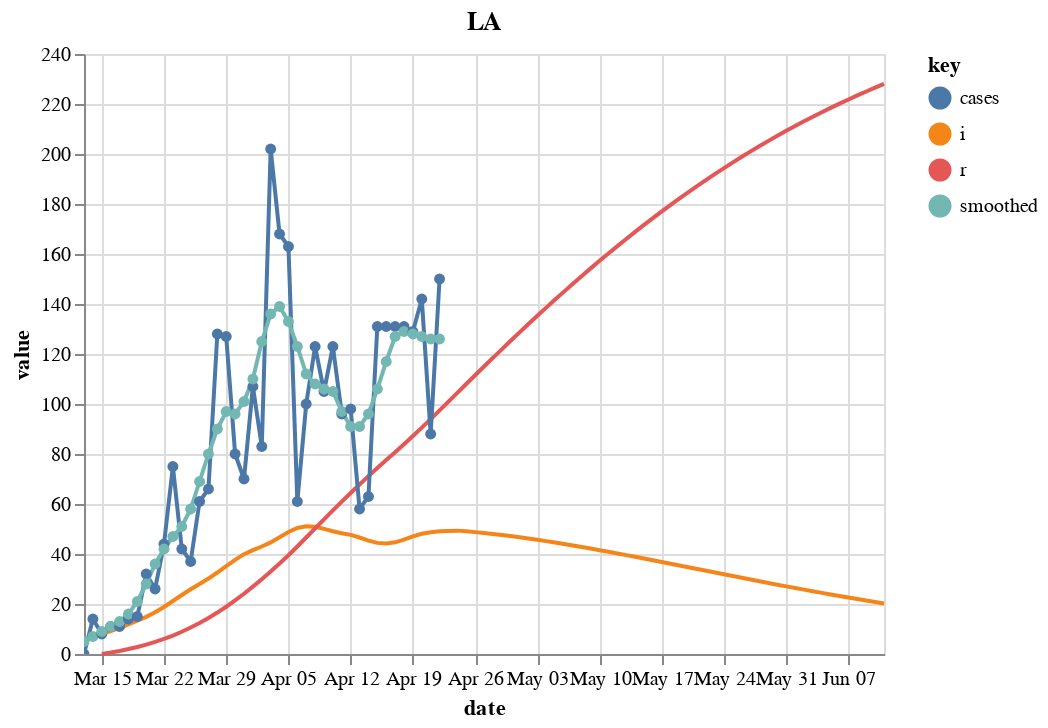

This figure's notebook cell:
### Code cell
plot_actuals_sir(sir_df, "LA")

### Figure 1 — Vega-Lite specification as saved in the notebook (floating-point values rounded to 4 significant figures)
{"config": {"view": {"continuousWidth": 400, "continuousHeight": 300}}, "layer": [{"mark": "line", "encoding": {"color": {"type": "nominal", "field": "key"}, "x": {"type": "temporal", "field": "date"}, "y": {"type": "quantitative", "field": "value"}}, "title": "LA", "transform": [{"fold": ["i", "r"]}]}, {"mark": {"type": "line", "clip": true, "point": true}, "encoding": {"color": {"type": "nominal", "field": "key"}, "x": {"type": "temporal", "field": "date"}, "y": {"type": "quantitative", "field": "value"}}, "title": "LA", "transform": [{"fold": ["cases", "smoothed"]}]}], "data": {"name": "data-fddb20ffdba1b6ce87fff5b96d9ee78c"}, "$schema": "https://vega.github.io/schema/vega-lite/v4.8.1.json", "datasets": {"data-fddb20ffdba1b6ce87fff5b96d9ee78c": [{"date_str": "2020-03-13", "ML": 3.0, "Low_75": 1.3, "High_75": 5.44, "cases": 0.0, "smoothed": 5.0, "date": "2020-03-13T00:00:00", "fcst": 0.0, "prd_lin": 2.711, "prd_spln": 13.72, "prd_ets": null, "prd_loess": 4.029, "s": null, "i": null, "r": null, "b": null, "cum_cases": 0.0}, {"date_str": "2020-03-14", "ML": 3.12, "Low_75": 1.6, "High_75": 4.87, "cases": 14.0, "smoothed": 7.0, "date": "2020-03-14T00:00:00", "fcst": 0.0, "prd_lin": 2.659, "prd_spln": 8.522, "prd_ets": null, "prd_loess": 3.84, "s": null, "i": null, "r": null, "b": null, "cum_cases": 14.0}, {"date_str": "2020-03-15", "ML": 3.02, "Low_75": 1.67, "High_75": 4.4, "cases": 8.0, "smoothed": 9.0, "date": "2020-03-15T00:00:00", "fcst": 0.0, "prd_lin": 2.606, "prd_spln": 6.379, "prd_ets": null, "prd_loess": 3.657, "s": 56040.0, "i": 8.0, "r": 0.0, "b": 3.849e-06, "cum_cases": 22.0}, {"date_str": "2020-03-16", "ML": 2.86, "Low_75": 1.65, "High_75": 4.01, "cases": 11.0, "smoothed": 11.0, "date": "2020-03-16T00:00:00", "fcst": 0.0, "prd_lin": 2.554, "prd_spln": 5.159, "prd_ets": null, "prd_loess": 3.48, "s": 56040.0, "i": 9.154, "r": 0.5714, "b": 3.849e-06, "cum_cases": 33.0}, {"date_str": "2020-03-17", "ML": 2.7, "Low_75": 1.58, "High_75": 3.68, "cases": 11.0, "smoothed": 13.0, "date": "2020-03-17T00:00:00", "fcst": 0.0, "prd_lin": 2.501, "prd_spln": 4.353, "prd_ets": null, "prd_loess": 3.309, "s": 56030.0, "i": 10.48, "r": 1.225, "b": 3.646e-06, "cum_cases": 44.0}, {"date_str": "2020-03-18", "ML": 2.64, "Low_75": 1.62, "High_75": 3.53, "cases": 14.0, "smoothed": 16.0, "date": "2020-03-18T00:00:00", "fcst": 0.0, "prd_lin": 2.449, "prd_spln": 3.773, "prd_ets": null, "prd_loess": 3.143, "s": 56030.0, "i": 11.87, "r": 1.974, "b": 3.442e-06, "cum_cases": 58.0}, {"date_str": "2020-03-19", "ML": 2.71, "Low_75": 1.8, "High_75": 3.54, "cases": 15.0, "smoothed": 21.0, "date": "2020-03-19T00:00:00", "fcst": 0.0, "prd_lin": 2.396, "prd_spln": 3.332, "prd_ets": 2.56, "prd_loess": 2.983, "s": 56030.0, "i": 13.31, "r": 2.821, "b": 3.365e-06, "cum_cases": 73.0}, {"date_str": "2020-03-20", "ML": 2.79, "Low_75": 1.95, "High_75": 3.53, "cases": 32.0, "smoothed": 28.0, "date": "2020-03-20T00:00:00", "fcst": 0.0, "prd_lin": 2.343, "prd_spln": 2.984, "prd_ets": 2.582, "prd_loess": 2.829, "s": 56030.0, "i": 14.87, "r": 3.772, "b": 3.455e-06, "cum_cases": 105.0}, {"date_str": "2020-03-21", "ML": 2.78, "Low_75": 2.0, "High_75": 3.43, "cases": 26.0, "smoothed": 36.0, "date": "2020-03-21T00:00:00", "fcst": 0.0, "prd_lin": 2.291, "prd_spln": 2.703, "prd_ets": 2.85, "prd_loess": 2.681, "s": 56020.0, "i": 16.68, "r": 4.834, "b": 3.557e-06, "cum_cases": 131.0}, {"date_str": "2020-03-22", "ML": 2.58, "Low_75": 1.89, "High_75": 3.19, "cases": 44.0, "smoothed": 42.0, "date": "2020-03-22T00:00:00", "fcst": 0.0, "prd_lin": 2.238, "prd_spln": 2.472, "prd_ets": 2.777, "prd_loess": 2.538, "s": 56020.0, "i": 18.81, "r": 6.025, "b": 3.544e-06, "cum_cases": 175.0}, {"date_str": "2020-03-23", "ML": 2.36, "Low_75": 1.71, "High_75": 2.92, "cases": 75.0, "smoothed": 47.0, "date": "2020-03-23T00:00:00", "fcst": 0.0, "prd_lin": 2.186, "prd_spln": 2.279, "prd_ets": 2.425, "prd_loess": 2.402, "s": 56020.0, "i": 21.21, "r": 7.369, "b": 3.29e-06, "cum_cases": 250.0}, {"date_str": "2020-03-24", "ML": 2.15, "Low_75": 1.51, "High_75": 2.66, "cases": 42.0, "smoothed": 51.0, "date": "2020-03-24T00:00:00", "fcst": 0.0, "prd_lin": 2.133, "prd_spln": 2.117, "prd_ets": 2.183, "prd_loess": 2.271, "s": 56010.0, "i": 23.6, "r": 8.884, "b": 3.009e-06, "cum_cases": 292.0}, {"date_str": "2020-03-25", "ML": 2.08, "Low_75": 1.46, "High_75": 2.56, "cases": 37.0, "smoothed": 58.0, "date": "2020-03-25T00:00:00", "fcst": 0.0, "prd_lin": 2.081, "prd_spln": 1.978, "prd_ets": 1.982, "prd_loess": 2.146, "s": 56010.0, "i": 25.89, "r": 10.57, "b": 2.742e-06, "cum_cases": 329.0}, {"date_str": "2020-03-26", "ML": 2.12, "Low_75": 1.53, "High_75": 2.58, "cases": 61.0, "smoothed": 69.0, "date": "2020-03-26T00:00:00", "fcst": 0.0, "prd_lin": 2.028, "prd_spln": 1.859, "prd_ets": 2.021, "prd_loess": 2.027, "s": 56010.0, "i": 28.02, "r": 12.42, "b": 2.653e-06, "cum_cases": 390.0}, {"date_str": "2020-03-27", "ML": 2.09, "Low_75": 1.53, "High_75": 2.53, "cases": 66.0, "smoothed": 80.0, "date": "2020-03-27T00:00:00", "fcst": 0.0, "prd_lin": 1.975, "prd_spln": 1.756, "prd_ets": 2.15, "prd_loess": 1.914, "s": 56000.0, "i": 30.18, "r": 14.42, "b": 2.704e-06, "cum_cases": 456.0}, {"date_str": "2020-03-28", "ML": 2.0, "Low_75": 1.5, "High_75": 2.45, "cases": 128.0, "smoothed": 90.0, "date": "2020-03-28T00:00:00", "fcst": 0.0, "prd_lin": 1.923, "prd_spln": 1.666, "prd_ets": 2.069, "prd_loess": 1.806, "s": 56000.0, "i": 32.59, "r": 16.58, "b": 2.666e-06, "cum_cases": 584.0}, {"date_str": "2020-03-29", "ML": 1.85, "Low_75": 1.34, "High_75": 2.26, "cases": 127.0, "smoothed": 97.0, "date": "2020-03-29T00:00:00", "fcst": 0.0, "prd_lin": 1.87, "prd_spln": 1.587, "prd_ets": 1.929, "prd_loess": 1.705, "s": 55990.0, "i": 35.13, "r": 18.9, "b": 2.551e-06, "cum_cases": 711.0}, {"date_str": "2020-03-30", "ML": 1.56, "Low_75": 1.06, "High_75": 1.96, "cases": 80.0, "smoothed": 96.0, "date": "2020-03-30T00:00:00", "fcst": 0.0, "prd_lin": 1.818, "prd_spln": 1.518, "prd_ets": 1.731, "prd_loess": 1.609, "s": 55990.0, "i": 37.64, "r": 21.41, "b": 2.36e-06, "cum_cases": 791.0}, {"date_str": "2020-03-31", "ML": 1.5, "Low_75": 1.0, "High_75": 1.89, "cases": 70.0, "smoothed": 101.0, "date": "2020-03-31T00:00:00", "fcst": 0.0, "prd_lin": 1.765, "prd_spln": 1.456, "prd_ets": 1.332, "prd_loess": 1.519, "s": 55980.0, "i": 39.92, "r": 24.1, "b": 1.99e-06, "cum_cases": 861.0}, {"date_str": "2020-04-01", "ML": 1.53, "Low_75": 1.03, "High_75": 1.91, "cases": 107.0, "smoothed": 110.0, "date": "2020-04-01T00:00:00", "fcst": 0.0, "prd_lin": 1.713, "prd_spln": 1.402, "prd_ets": 1.445, "prd_loess": 1.435, "s": 55980.0, "i": 41.52, "r": 26.95, "b": 1.914e-06, "cum_cases": 968.0}, {"date_str": "2020-04-02", "ML": 1.65, "Low_75": 1.2, "High_75": 2.05, "cases": 83.0, "smoothed": 125.0, "date": "2020-04-02T00:00:00", "fcst": 0.0, "prd_lin": 1.66, "prd_spln": 1.353, "prd_ets": 1.554, "prd_loess": 1.356, "s": 55970.0, "i": 43.0, "r": 29.92, "b": 1.952e-06, "cum_cases": 1051.0}, {"date_str": "2020-04-03", "ML": 1.63, "Low_75": 1.16, "High_75": 1.99, "cases": 202.0, "smoothed": 136.0, "date": "2020-04-03T00:00:00", "fcst": 0.0, "prd_lin": 1.607, "prd_spln": 1.309, "prd_ets": 1.744, "prd_loess": 1.283, "s": 55970.0, "i": 44.63, "r": 32.99, "b": 2.106e-06, "cum_cases": 1253.0}, {"date_str": "2020-04-04", "ML": 1.46, "Low_75": 1.01, "High_75": 1.82, "cases": 168.0, "smoothed": 139.0, "date": "2020-04-04T00:00:00", "fcst": 0.0, "prd_lin": 1.555, "prd_spln": 1.271, "prd_ets": 1.619, "prd_loess": 1.215, "s": 55960.0, "i": 46.7, "r": 36.18, "b": 2.08e-06, "cum_cases": 1421.0}, {"date_str": "2020-04-05", "ML": 1.19, "Low_75": 0.78, "High_75": 1.58, "cases": 163.0, "smoothed": 133.0, "date": "2020-04-05T00:00:00", "fcst": 0.0, "prd_lin": 1.502, "prd_spln": 1.236, "prd_ets": 1.327, "prd_loess": 1.151, "s": 55960.0, "i": 48.8, "r": 39.52, "b": 1.863e-06, "cum_cases": 1584.0}, {"date_str": "2020-04-06", "ML": 0.95, "Low_75": 0.52, "High_75": 1.33, "cases": 61.0, "smoothed": 123.0, "date": "2020-04-06T00:00:00", "fcst": 0.0, "prd_lin": 1.45, "prd_spln": 1.205, "prd_ets": 0.976, "prd_loess": 1.101, "s": 55950.0, "i": 50.41, "r": 43.0, "b": 1.519e-06, "cum_cases": 1645.0}, {"date_str": "2020-04-07", "ML": 0.76, "Low_75": 0.3, "High_75": 1.12, "cases": 100.0, "smoothed": 112.0, "date": "2020-04-07T00:00:00", "fcst": 0.0, "prd_lin": 1.397, "prd_spln": 1.176, "prd_ets": 0.7569, "prd_loess": 1.059, "s": 55950.0, "i": 51.09, "r": 46.6, "b": 1.213e-06, "cum_cases": 1745.0}, {"date_str": "2020-04-08", "ML": 0.74, "Low_75": 0.31, "High_75": 1.14, "cases": 123.0, "smoothed": 108.0, "date": "2020-04-08T00:00:00", "fcst": 0.0, "prd_lin": 1.345, "prd_spln": 1.151, "prd_ets": 0.6076, "prd_loess": 1.023, "s": 55940.0, "i": 50.91, "r": 50.25, "b": 9.703e-07, "cum_cases": 1868.0}, {"date_str": "2020-04-09", "ML": 0.77, "Low_75": 0.3, "High_75": 1.15, "cases": 105.0, "smoothed": 106.0, "date": "2020-04-09T00:00:00", "fcst": 0.0, "prd_lin": 1.292, "prd_spln": 1.127, "prd_ets": 0.72, "prd_loess": 0.9941, "s": 55940.0, "i": 50.04, "r": 53.89, "b": 9.448e-07, "cum_cases": 1973.0}, {"date_str": "2020-04-10", "ML": 0.81, "Low_75": 0.31, "High_75": 1.18, "cases": 123.0, "smoothed": 105.0, "date": "2020-04-10T00:00:00", "fcst": 0.0, "prd_lin": 1.239, "prd_spln": 1.106, "prd_ets": 0.7943, "prd_loess": 0.9715, "s": 55940.0, "i": 49.11, "r": 57.46, "b": 9.832e-07, "cum_cases": 2096.0}, {"date_str": "2020-04-11", "ML": 0.69, "Low_75": 0.2, "High_75": 1.05, "cases": 96.0, "smoothed": 97.0, "date": "2020-04-11T00:00:00", "fcst": 0.0, "prd_lin": 1.187, "prd_spln": 1.086, "prd_ets": 0.8422, "prd_loess": 0.9556, "s": 55940.0, "i": 48.3, "r": 60.97, "b": 1.034e-06, "cum_cases": 2192.0}, {"date_str": "2020-04-12", "ML": 0.63, "Low_75": 0.16, "High_75": 1.0, "cases": 98.0, "smoothed": 91.0, "date": "2020-04-12T00:00:00", "fcst": 0.0, "prd_lin": 1.134, "prd_spln": 1.068, "prd_ets": 0.5988, "prd_loess": 0.9464, "s": 55930.0, "i": 47.64, "r": 64.42, "b": 8.811e-07, "cum_cases": 2290.0}, {"date_str": "2020-04-13", "ML": 0.72, "Low_75": 0.22, "High_75": 1.1, "cases": 58.0, "smoothed": 91.0, "date": "2020-04-13T00:00:00", "fcst": 0.0, "prd_lin": 1.082, "prd_spln": 1.051, "prd_ets": 0.579, "prd_loess": 0.9441, "s": 55930.0, "i": 46.59, "r": 67.82, "b": 8.045e-07, "cum_cases": 2348.0}, {"date_str": "2020-04-14", "ML": 0.91, "Low_75": 0.42, "High_75": 1.33, "cases": 63.0, "smoothed": 96.0, "date": "2020-04-14T00:00:00", "fcst": 0.0, "prd_lin": 1.029, "prd_spln": 1.034, "prd_ets": 0.7881, "prd_loess": 0.9488, "s": 55930.0, "i": 45.36, "r": 71.15, "b": 9.195e-07, "cum_cases": 2411.0}, {"date_str": "2020-04-15", "ML": 1.16, "Low_75": 0.65, "High_75": 1.56, "cases": 131.0, "smoothed": 106.0, "date": "2020-04-15T00:00:00", "fcst": 0.0, "prd_lin": 0.9766, "prd_spln": 1.019, "prd_ets": 1.06, "prd_loess": 0.9606, "s": 55930.0, "i": 44.45, "r": 74.39, "b": 1.162e-06, "cum_cases": 2542.0}, {"date_str": "2020-04-16", "ML": 1.33, "Low_75": 0.86, "High_75": 1.74, "cases": 131.0, "smoothed": 117.0, "date": "2020-04-16T00:00:00", "fcst": 0.0, "prd_lin": 0.924, "prd_spln": 1.005, "prd_ets": 1.359, "prd_loess": 0.9795, "s": 55920.0, "i": 44.16, "r": 77.56, "b": 1.482e-06, "cum_cases": 2673.0}, {"date_str": "2020-04-17", "ML": 1.41, "Low_75": 0.96, "High_75": 1.81, "cases": 131.0, "smoothed": 127.0, "date": "2020-04-17T00:00:00", "fcst": 0.0, "prd_lin": 0.8715, "prd_spln": 0.9912, "prd_ets": 1.468, "prd_loess": 1.006, "s": 55920.0, "i": 44.67, "r": 80.72, "b": 1.699e-06, "cum_cases": 2804.0}, {"date_str": "2020-04-18", "ML": 1.31, "Low_75": 0.87, "High_75": 1.7, "cases": 131.0, "smoothed": 129.0, "date": "2020-04-18T00:00:00", "fcst": 0.0, "prd_lin": 0.8189, "prd_spln": 0.9782, "prd_ets": 1.475, "prd_loess": 1.039, "s": 55920.0, "i": 45.72, "r": 83.91, "b": 1.801e-06, "cum_cases": 2935.0}, {"date_str": "2020-04-19", "ML": 1.18, "Low_75": 0.71, "High_75": 1.54, "cases": 129.0, "smoothed": 128.0, "date": "2020-04-19T00:00:00", "fcst": 0.0, "prd_lin": 0.7663, "prd_spln": 0.9657, "prd_ets": 1.234, "prd_loess": 1.079, "s": 55910.0, "i": 47.06, "r": 87.18, "b": 1.673e-06, "cum_cases": 3064.0}, {"date_str": "2020-04-20", "ML": 1.1, "Low_75": 0.68, "High_75": 1.5, "cases": 142.0, "smoothed": 127.0, "date": "2020-04-20T00:00:00", "fcst": 0.0, "prd_lin": 0.7138, "prd_spln": 0.9537, "prd_ets": 1.075, "prd_loess": 1.127, "s": 55910.0, "i": 48.1, "r": 90.54, "b": 1.507e-06, "cum_cases": 3206.0}, {"date_str": "2020-04-21", "ML": 1.05, "Low_75": 0.58, "High_75": 1.41, "cases": 88.0, "smoothed": 126.0, "date": "2020-04-21T00:00:00", "fcst": 0.0, "prd_lin": 0.6612, "prd_spln": 0.9421, "prd_ets": 1.035, "prd_loess": 1.182, "s": 55900.0, "i": 48.72, "r": 93.97, "b": 1.405e-06, "cum_cases": 3294.0}, {"date_str": "2020-04-22", "ML": 1.03, "Low_75": 0.57, "High_75": 1.4, "cases": 150.0, "smoothed": 126.0, "date": "2020-04-22T00:00:00", "fcst": 0.0, "prd_lin": 0.5573, "prd_spln": 0.9309, "prd_ets": 1.01, "prd_loess": 1.243, "s": 55900.0, "i": 49.07, "r": 97.45, "b": 1.342e-06, "cum_cases": 3444.0}, {"date_str": "2020-04-23", "ML": null, "Low_75": null, "High_75": null, "cases": null, "smoothed": null, "date": "2020-04-23T00:00:00", "fcst": 1.0, "prd_lin": 0.5134, "prd_spln": 0.9201, "prd_ets": 1.014, "prd_loess": 1.312, "s": 55900.0, "i": 49.24, "r": 101.0, "b": 1.316e-06, "cum_cases": null}, {"date_str": "2020-04-24", "ML": null, "Low_75": null, "High_75": null, "cases": null, "smoothed": null, "date": "2020-04-24T00:00:00", "fcst": 1.0, "prd_lin": 0.4697, "prd_spln": 0.9095, "prd_ets": 1.001, "prd_loess": 1.387, "s": 55890.0, "i": 49.35, "r": 104.5, "b": 1.176e-06, "cum_cases": null}, {"date_str": "2020-04-25", "ML": null, "Low_75": null, "High_75": null, "cases": null, "smoothed": null, "date": "2020-04-25T00:00:00", "fcst": 1.0, "prd_lin": 0.4264, "prd_spln": 0.8993, "prd_ets": 0.9905, "prd_loess": 1.47, "s": 55890.0, "i": 49.07, "r": 108.0, "b": 1.162e-06, "cum_cases": null}, {"date_str": "2020-04-26", "ML": null, "Low_75": null, "High_75": null, "cases": null, "smoothed": null, "date": "2020-04-26T00:00:00", "fcst": 1.0, "prd_lin": 0.3838, "prd_spln": 0.8893, "prd_ets": 0.9822, "prd_loess": 1.559, "s": 55890.0, "i": 48.75, "r": 111.5, "b": 1.149e-06, "cum_cases": null}, {"date_str": "2020-04-27", "ML": null, "Low_75": null, "High_75": null, "cases": null, "smoothed": null, "date": "2020-04-27T00:00:00", "fcst": 1.0, "prd_lin": 0.342, "prd_spln": 0.8797, "prd_ets": 0.9757, "prd_loess": 1.655, "s": 55880.0, "i": 48.4, "r": 115.0, "b": 1.137e-06, "cum_cases": null}, {"date_str": "2020-04-28", "ML": null, "Low_75": null, "High_75": null, "cases": null, "smoothed": null, "date": "2020-04-28T00:00:00", "fcst": 1.0, "prd_lin": 0.3013, "prd_spln": 0.8702, "prd_ets": 0.9704, "prd_loess": 1.758, "s": 55880.0, "i": 48.02, "r": 118.4, "b": 1.124e-06, "cum_cases": null}, {"date_str": "2020-04-29", "ML": null, "Low_75": null, "High_75": null, "cases": null, "smoothed": null, "date": "2020-04-29T00:00:00", "fcst": 1.0, "prd_lin": 0.2619, "prd_spln": 0.861, "prd_ets": 0.9662, "prd_loess": 1.868, "s": 55880.0, "i": 47.6, "r": 121.9, "b": 1.112e-06, "cum_cases": null}, {"date_str": "2020-04-30", "ML": null, "Low_75": null, "High_75": null, "cases": null, "smoothed": null, "date": "2020-04-30T00:00:00", "fcst": 1.0, "prd_lin": 0.2241, "prd_spln": 0.8521, "prd_ets": 0.9628, "prd_loess": 1.984, "s": 55870.0, "i": 47.16, "r": 125.3, "b": 1.101e-06, "cum_cases": null}, {"date_str": "2020-05-01", "ML": null, "Low_75": null, "High_75": null, "cases": null, "smoothed": null, "date": "2020-05-01T00:00:00", "fcst": 1.0, "prd_lin": 0.1879, "prd_spln": 0.8434, "prd_ets": 0.9601, "prd_loess": 2.108, "s": 55870.0, "i": 46.69, "r": 128.6, "b": 1.089e-06, "cum_cases": null}, {"date_str": "2020-05-02", "ML": null, "Low_75": null, "High_75": null, "cases": null, "smoothed": null, "date": "2020-05-02T00:00:00", "fcst": 1.0, "prd_lin": 0.1538, "prd_spln": 0.8348, "prd_ets": 0.958, "prd_loess": 2.238, "s": 55870.0, "i": 46.2, "r": 132.0, "b": 1.078e-06, "cum_cases": null}, {"date_str": "2020-05-03", "ML": null, "Low_75": null, "High_75": null, "cases": null, "smoothed": null, "date": "2020-05-03T00:00:00", "fcst": 1.0, "prd_lin": 0.1217, "prd_spln": 0.8265, "prd_ets": 0.9562, "prd_loess": 2.374, "s": 55870.0, "i": 45.68, "r": 135.3, "b": 1.067e-06, "cum_cases": null}, {"date_str": "2020-05-04", "ML": null, "Low_75": null, "High_75": null, "cases": null, "smoothed": null, "date": "2020-05-04T00:00:00", "fcst": 1.0, "prd_lin": 0.09209, "prd_spln": 0.8184, "prd_ets": 0.9549, "prd_loess": 2.518, "s": 55860.0, "i": 45.14, "r": 138.5, "b": 1.057e-06, "cum_cases": null}, {"date_str": "2020-05-05", "ML": null, "Low_75": null, "High_75": null, "cases": null, "smoothed": null, "date": "2020-05-05T00:00:00", "fcst": 1.0, "prd_lin": 0.06503, "prd_spln": 0.8105, "prd_ets": 0.9538, "prd_loess": 2.668, "s": 55860.0, "i": 44.58, "r": 141.8, "b": 1.046e-06, "cum_cases": null}, {"date_str": "2020-05-06", "ML": null, "Low_75": null, "High_75": null, "cases": null, "smoothed": null, "date": "2020-05-06T00:00:00", "fcst": 1.0, "prd_lin": 0.04079, "prd_spln": 0.8027, "prd_ets": 0.9529, "prd_loess": 2.825, "s": 55860.0, "i": 44.01, "r": 144.9, "b": 1.036e-06, "cum_cases": null}, {"date_str": "2020-05-07", "ML": null, "Low_75": null, "High_75": null, "cases": null, "smoothed": null, "date": "2020-05-07T00:00:00", "fcst": 1.0, "prd_lin": 0.01958, "prd_spln": 0.7951, "prd_ets": 0.9522, "prd_loess": 2.988, "s": 55850.0, "i": 43.41, "r": 148.1, "b": 1.026e-06, "cum_cases": null}, {"date_str": "2020-05-08", "ML": null, "Low_75": null, "High_75": null, "cases": null, "smoothed": null, "date": "2020-05-08T00:00:00", "fcst": 1.0, "prd_lin": 0.001612, "prd_spln": 0.7877, "prd_ets": 0.9516, "prd_loess": 3.159, "s": 55850.0, "i": 42.8, "r": 151.2, "b": 1.017e-06, "cum_cases": null}, {"date_str": "2020-05-09", "ML": null, "Low_75": null, "High_75": null, "cases": null, "smoothed": null, "date": "2020-05-09T00:00:00", "fcst": 1.0, "prd_lin": -0.0129, "prd_spln": 0.7805, "prd_ets": 0.9512, "prd_loess": 3.335, "s": 55850.0, "i": 42.17, "r": 154.3, "b": 1.007e-06, "cum_cases": null}, {"date_str": "2020-05-10", "ML": null, "Low_75": null, "High_75": null, "cases": null, "smoothed": null, "date": "2020-05-10T00:00:00", "fcst": 1.0, "prd_lin": -0.02393, "prd_spln": 0.7734, "prd_ets": 0.9508, "prd_loess": 3.519, "s": 55850.0, "i": 41.53, "r": 157.3, "b": 9.982e-07, "cum_cases": null}, {"date_str": "2020-05-11", "ML": null, "Low_75": null, "High_75": null, "cases": null, "smoothed": null, "date": "2020-05-11T00:00:00", "fcst": 1.0, "prd_lin": -0.03176, "prd_spln": 0.7664, "prd_ets": 0.9505, "prd_loess": 3.709, "s": 55840.0, "i": 40.88, "r": 160.2, "b": 9.891e-07, "cum_cases": null}, {"date_str": "2020-05-12", "ML": null, "Low_75": null, "High_75": null, "cases": null, "smoothed": null, "date": "2020-05-12T00:00:00", "fcst": 1.0, "prd_lin": -0.03668, "prd_spln": 0.7596, "prd_ets": 0.9503, "prd_loess": 3.906, "s": 55840.0, "i": 40.22, "r": 163.1, "b": 9.803e-07, "cum_cases": null}, {"date_str": "2020-05-13", "ML": null, "Low_75": null, "High_75": null, "cases": null, "smoothed": null, "date": "2020-05-13T00:00:00", "fcst": 1.0, "prd_lin": -0.03899, "prd_spln": 0.7529, "prd_ets": 0.9501, "prd_loess": 4.109, "s": 55840.0, "i": 39.55, "r": 166.0, "b": 9.716e-07, "cum_cases": null}, {"date_str": "2020-05-14", "ML": null, "Low_75": null, "High_75": null, "cases": null, "smoothed": null, "date": "2020-05-14T00:00:00", "fcst": 1.0, "prd_lin": -0.039, "prd_spln": 0.7464, "prd_ets": 0.9499, "prd_loess": 4.319, "s": 55840.0, "i": 38.87, "r": 168.8, "b": 9.631e-07, "cum_cases": null}, {"date_str": "2020-05-15", "ML": null, "Low_75": null, "High_75": null, "cases": null, "smoothed": null, "date": "2020-05-15T00:00:00", "fcst": 1.0, "prd_lin": -0.037, "prd_spln": 0.7399, "prd_ets": 0.9498, "prd_loess": 4.536, "s": 55840.0, "i": 38.18, "r": 171.6, "b": 9.547e-07, "cum_cases": null}, {"date_str": "2020-05-16", "ML": null, "Low_75": null, "High_75": null, "cases": null, "smoothed": null, "date": "2020-05-16T00:00:00", "fcst": 1.0, "prd_lin": -0.03328, "prd_spln": 0.7336, "prd_ets": 0.9497, "prd_loess": 4.759, "s": 55830.0, "i": 37.49, "r": 174.4, "b": 9.466e-07, "cum_cases": null}, {"date_str": "2020-05-17", "ML": null, "Low_75": null, "High_75": null, "cases": null, "smoothed": null, "date": "2020-05-17T00:00:00", "fcst": 1.0, "prd_lin": -0.02816, "prd_spln": 0.7275, "prd_ets": 0.9496, "prd_loess": 4.989, "s": 55830.0, "i": 36.79, "r": 177.0, "b": 9.385e-07, "cum_cases": null}, {"date_str": "2020-05-18", "ML": null, "Low_75": null, "High_75": null, "cases": null, "smoothed": null, "date": "2020-05-18T00:00:00", "fcst": 1.0, "prd_lin": -0.02192, "prd_spln": 0.7214, "prd_ets": 0.9496, "prd_loess": 5.226, "s": 55830.0, "i": 36.09, "r": 179.7, "b": 9.307e-07, "cum_cases": null}, {"date_str": "2020-05-19", "ML": null, "Low_75": null, "High_75": null, "cases": null, "smoothed": null, "date": "2020-05-19T00:00:00", "fcst": 1.0, "prd_lin": -0.01487, "prd_spln": 0.7154, "prd_ets": 0.9495, "prd_loess": 5.469, "s": 55830.0, "i": 35.39, "r": 182.2, "b": 9.229e-07, "cum_cases": null}, {"date_str": "2020-05-20", "ML": null, "Low_75": null, "High_75": null, "cases": null, "smoothed": null, "date": "2020-05-20T00:00:00", "fcst": 1.0, "prd_lin": -0.007311, "prd_spln": 0.7096, "prd_ets": 0.9495, "prd_loess": 5.719, "s": 55830.0, "i": 34.69, "r": 184.8, "b": 9.154e-07, "cum_cases": null}, {"date_str": "2020-05-21", "ML": null, "Low_75": null, "High_75": null, "cases": null, "smoothed": null, "date": "2020-05-21T00:00:00", "fcst": 1.0, "prd_lin": 0.0004654, "prd_spln": 0.7039, "prd_ets": 0.9495, "prd_loess": 5.975, "s": 55820.0, "i": 33.98, "r": 187.2, "b": 9.079e-07, "cum_cases": null}, {"date_str": "2020-05-22", "ML": null, "Low_75": null, "High_75": null, "cases": null, "smoothed": null, "date": "2020-05-22T00:00:00", "fcst": 1.0, "prd_lin": 0.008157, "prd_spln": 0.6982, "prd_ets": 0.9494, "prd_loess": 6.238, "s": 55820.0, "i": 33.28, "r": 189.7, "b": 9.006e-07, "cum_cases": null}, {"date_str": "2020-05-23", "ML": null, "Low_75": null, "High_75": null, "cases": null, "smoothed": null, "date": "2020-05-23T00:00:00", "fcst": 1.0, "prd_lin": 0.01546, "prd_spln": 0.6927, "prd_ets": 0.9494, "prd_loess": 6.507, "s": 55820.0, "i": 32.57, "r": 192.0, "b": 8.934e-07, "cum_cases": null}, {"date_str": "2020-05-24", "ML": null, "Low_75": null, "High_75": null, "cases": null, "smoothed": null, "date": "2020-05-24T00:00:00", "fcst": 1.0, "prd_lin": 0.02209, "prd_spln": 0.6872, "prd_ets": 0.9494, "prd_loess": 6.783, "s": 55820.0, "i": 31.87, "r": 194.4, "b": 8.863e-07, "cum_cases": null}, {"date_str": "2020-05-25", "ML": null, "Low_75": null, "High_75": null, "cases": null, "smoothed": null, "date": "2020-05-25T00:00:00", "fcst": 1.0, "prd_lin": 0.02773, "prd_spln": 0.6818, "prd_ets": 0.9494, "prd_loess": 7.066, "s": 55820.0, "i": 31.17, "r": 196.6, "b": 8.794e-07, "cum_cases": null}, {"date_str": "2020-05-26", "ML": null, "Low_75": null, "High_75": null, "cases": null, "smoothed": null, "date": "2020-05-26T00:00:00", "fcst": 1.0, "prd_lin": 0.03211, "prd_spln": 0.6766, "prd_ets": 0.9494, "prd_loess": 7.355, "s": 55820.0, "i": 30.47, "r": 198.9, "b": 8.725e-07, "cum_cases": null}, {"date_str": "2020-05-27", "ML": null, "Low_75": null, "High_75": null, "cases": null, "smoothed": null, "date": "2020-05-27T00:00:00", "fcst": 1.0, "prd_lin": 0.03517, "prd_spln": 0.6714, "prd_ets": 0.9494, "prd_loess": 7.651, "s": 55820.0, "i": 29.78, "r": 201.1, "b": 8.658e-07, "cum_cases": null}, {"date_str": "2020-05-28", "ML": null, "Low_75": null, "High_75": null, "cases": null, "smoothed": null, "date": "2020-05-28T00:00:00", "fcst": 1.0, "prd_lin": 0.03698, "prd_spln": 0.6663, "prd_ets": 0.9494, "prd_loess": 7.953, "s": 55810.0, "i": 29.09, "r": 203.2, "b": 8.592e-07, "cum_cases": null}, {"date_str": "2020-05-29", "ML": null, "Low_75": null, "High_75": null, "cases": null, "smoothed": null, "date": "2020-05-29T00:00:00", "fcst": 1.0, "prd_lin": 0.03763, "prd_spln": 0.6613, "prd_ets": 0.9494, "prd_loess": 8.262, "s": 55810.0, "i": 28.41, "r": 205.3, "b": 8.527e-07, "cum_cases": null}, {"date_str": "2020-05-30", "ML": null, "Low_75": null, "High_75": null, "cases": null, "smoothed": null, "date": "2020-05-30T00:00:00", "fcst": 1.0, "prd_lin": 0.03721, "prd_spln": 0.6563, "prd_ets": 0.9494, "prd_loess": 8.578, "s": 55810.0, "i": 27.73, "r": 207.3, "b": 8.463e-07, "cum_cases": null}, {"date_str": "2020-05-31", "ML": null, "Low_75": null, "High_75": null, "cases": null, "smoothed": null, "date": "2020-05-31T00:00:00", "fcst": 1.0, "prd_lin": 0.03579, "prd_spln": 0.6515, "prd_ets": 0.9494, "prd_loess": 8.9, "s": 55810.0, "i": 27.06, "r": 209.3, "b": 8.4e-07, "cum_cases": null}, {"date_str": "2020-06-01", "ML": null, "Low_75": null, "High_75": null, "cases": null, "smoothed": null, "date": "2020-06-01T00:00:00", "fcst": 1.0, "prd_lin": 0.03346, "prd_spln": 0.6467, "prd_ets": 0.9494, "prd_loess": 9.228, "s": 55810.0, "i": 26.4, "r": 211.2, "b": 8.338e-07, "cum_cases": null}, {"date_str": "2020-06-02", "ML": null, "Low_75": null, "High_75": null, "cases": null, "smoothed": null, "date": "2020-06-02T00:00:00", "fcst": 1.0, "prd_lin": 0.0303, "prd_spln": 0.6419, "prd_ets": 0.9494, "prd_loess": 9.563, "s": 55810.0, "i": 25.74, "r": 213.1, "b": 8.277e-07, "cum_cases": null}, {"date_str": "2020-06-03", "ML": null, "Low_75": null, "High_75": null, "cases": null, "smoothed": null, "date": "2020-06-03T00:00:00", "fcst": 1.0, "prd_lin": 0.02639, "prd_spln": 0.6373, "prd_ets": 0.9494, "prd_loess": 9.905, "s": 55810.0, "i": 25.09, "r": 214.9, "b": 8.216e-07, "cum_cases": null}, {"date_str": "2020-06-04", "ML": null, "Low_75": null, "High_75": null, "cases": null, "smoothed": null, "date": "2020-06-04T00:00:00", "fcst": 1.0, "prd_lin": 0.02183, "prd_spln": 0.6327, "prd_ets": 0.9494, "prd_loess": 10.25, "s": 55800.0, "i": 24.45, "r": 216.7, "b": 8.157e-07, "cum_cases": null}, {"date_str": "2020-06-05", "ML": null, "Low_75": null, "High_75": null, "cases": null, "smoothed": null, "date": "2020-06-05T00:00:00", "fcst": 1.0, "prd_lin": 0.01668, "prd_spln": 0.6282, "prd_ets": 0.9494, "prd_loess": 10.61, "s": 55800.0, "i": 23.82, "r": 218.5, "b": 8.099e-07, "cum_cases": null}, {"date_str": "2020-06-06", "ML": null, "Low_75": null, "High_75": null, "cases": null, "smoothed": null, "date": "2020-06-06T00:00:00", "fcst": 1.0, "prd_lin": 0.01103, "prd_spln": 0.6238, "prd_ets": 0.9493, "prd_loess": 10.97, "s": 55800.0, "i": 23.19, "r": 220.2, "b": 8.041e-07, "cum_cases": null}, {"date_str": "2020-06-07", "ML": null, "Low_75": null, "High_75": null, "cases": null, "smoothed": null, "date": "2020-06-07T00:00:00", "fcst": 1.0, "prd_lin": 0.004973, "prd_spln": 0.6194, "prd_ets": 0.9493, "prd_loess": 11.34, "s": 55800.0, "i": 22.58, "r": 221.8, "b": 7.984e-07, "cum_cases": null}, {"date_str": "2020-06-08", "ML": null, "Low_75": null, "High_75": null, "cases": null, "smoothed": null, "date": "2020-06-08T00:00:00", "fcst": 1.0, "prd_lin": -0.001418, "prd_spln": 0.6151, "prd_ets": 0.9493, "prd_loess": 11.71, "s": 55800.0, "i": 21.97, "r": 223.4, "b": 7.928e-07, "cum_cases": null}, {"date_str": "2020-06-09", "ML": null, "Low_75": null, "High_75": null, "cases": null, "smoothed": null, "date": "2020-06-09T00:00:00", "fcst": 1.0, "prd_lin": -0.008057, "prd_spln": 0.6108, "prd_ets": 0.9493, "prd_loess": 12.09, "s": 55800.0, "i": 21.37, "r": 225.0, "b": 7.873e-07, "cum_cases": null}, {"date_str": "2020-06-10", "ML": null, "Low_75": null, "High_75": null, "cases": null, "smoothed": null, "date": "2020-06-10T00:00:00", "fcst": 1.0, "prd_lin": -0.01486, "prd_spln": 0.6066, "prd_ets": 0.9493, "prd_loess": 12.48, "s": 55800.0, "i": 20.78, "r": 226.5, "b": 7.819e-07, "cum_cases": null}, {"date_str": "2020-06-11", "ML": null, "Low_75": null, "High_75": null, "cases": null, "smoothed": null, "date": "2020-06-11T00:00:00", "fcst": 1.0, "prd_lin": -0.02175, "prd_spln": 0.6024, "prd_ets": 0.9493, "prd_loess": 12.87, "s": 55800.0, "i": 20.21, "r": 228.0, "b": 7.765e-07, "cum_cases": null}]}}
